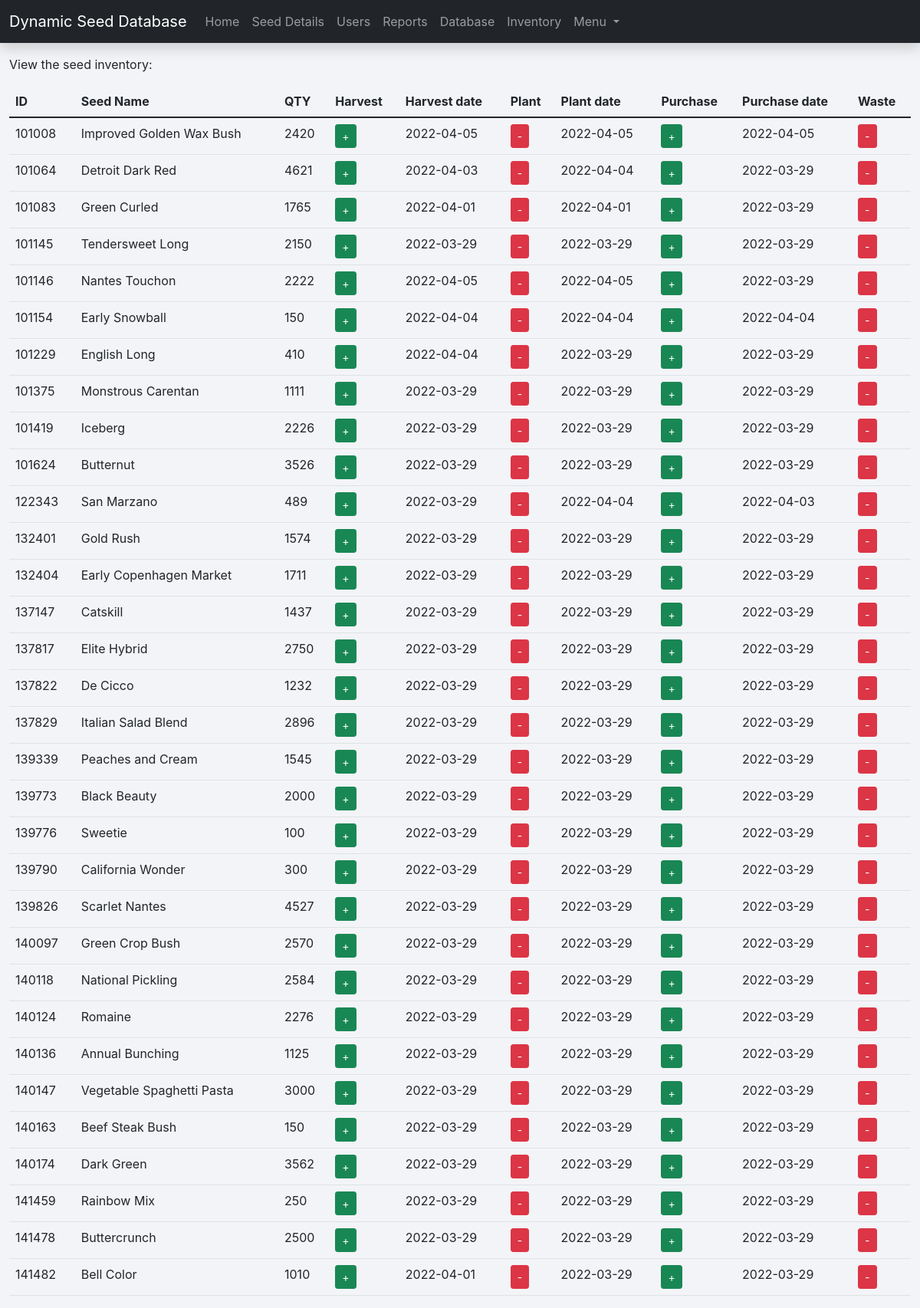
The page /inventory.php (signed in) on the database its author committed.
### tables this page shows
CREATE TABLE `seeds_inventory` (
  `seed_id` int(6) NOT NULL,
  `seed_name` varchar(30) NOT NULL,
  `quantity` int(6) NOT NULL,
  `plant_date` date NOT NULL,
  `harvest_date` date NOT NULL,
  `purchase_date` date NOT NULL
);

### inventory.php (the view, shortened to what this page needs)
<?php
$DATABASE_HOST = 'localhost';
$DATABASE_USER = 'phpmyadmin';
$DATABASE_PASS = 'root';
$DATABASE_NAME = 'dynamic_seed_management';
$con = mysqli_connect($DATABASE_HOST, $DATABASE_USER, $DATABASE_PASS, $DATABASE_NAME);
$stmt = $con->prepare('SELECT password, isAdmin FROM user WHERE id = ?');
$stmt->bind_param('i', $_SESSION['id']);
$stmt->execute();
$stmt->bind_result($password, $isAdmin);
?>
<!DOCTYPE html>
<html>
	<head>
		<link href="style.css" rel="stylesheet" type="text/css">
		<link rel="stylesheet" href="https://use.fontawesome.com/releases/v5.7.1/css/all.css">
    	<link href="https://cdn.jsdelivr.net/npm/bootstrap@5.1.3/dist/css/bootstrap.min.css"
			  rel="stylesheet"
>
	</head>
	<body class="loggedin">
		<nav class="navbar navbar-expand-lg navbar-dark bg-dark shadow">
		  <div class="container-fluid">
			<a class="navbar-brand" href="#">Dynamic Seed Database</a>
			<div class="collapse navbar-collapse" id="navbarNavDropdown">
			  <ul class="navbar-nav">
				<li class="nav-item">
				  <a class="nav-link" aria-current="page" href="home.php">Home</a>
				</li>
				<li class="nav-item">
				  <a class="nav-link" href="seed-page.php">Seed Details</a>
				</li>
				<?php
				if ($isAdmin == 'yes') {
				echo  '<li class="nav-item active"><a class="nav-link" href="users.php">Users</a></li>',
					  '<li class="nav-item"><a class="nav-link" href="alert-and-report.php">Reports</a></li>';
				} ?>
				  <li class="nav-item"><a class="nav-link" href="seed-database.php">Database</a></li>
				<li class="nav-item">
				  <a class="nav-link" href="inventory.php">Inventory</a>
				</li>
				<li class="nav-item dropdown">
				  <a class="nav-link dropdown-toggle" href="#" id="navbarDropdownMenuLink" role="button" data-bs-toggle="dropdown" aria-expanded="false">
					Menu
				  </a>
				</li>
			  </ul>
			</div>
		  </div>
		</nav>
		<div class="mt-3">
			<div class="container-fluid">
				<p>	View the seed inventory: <br></p>
				<table class="table">
					<thead>
					<tr>
						<th scope="col">ID</th>
						<th scope="col">Seed Name</th>
						<th scope="col">QTY</th>
						<th scope="col">Harvest</th>
						<th scope="col">Harvest date</th>
						<th scope="col">Plant</th>
						<th scope="col">Plant date</th>
						<th scope="col">Purchase</th>
						<th scope="col">Purchase date</th>
						<th scope="col">Waste</th>
					</tr>
					</thead>
					<?php
					$query = mysqli_query($con, "SELECT * FROM seeds_inventory ORDER by seed_id");
					while($row = mysqli_fetch_assoc($query)){ ?>
					<tr>
						<td><?php echo $row['seed_id']; ?></td>
						<td><?php echo $row['seed_name']; ?></td>
						<td><?php echo $row['quantity']; ?></td>
						<td><a href="add-quantity.php?seed_id=<?php echo $row["seed_id"]; ?>" class="btn btn-success btn-sm text-decoration-none">+</a></td>
						<td><?php echo $row['harvest_date']; ?></td>
						<td><a href="remove-quantity.php?seed_id=<?php echo $row["seed_id"]; ?>" class="btn btn-danger btn-sm text-decoration-none">-</a></td>
						<td><?php echo $row['plant_date']; ?></td>
						<td><a href="purchase-quantity.php?seed_id=<?php echo $row["seed_id"]; ?>" class="btn btn-success btn-sm text-decoration-none">+</a></td>
						<td><?php echo $row['purchase_date']; ?></td>
						<td><a href="wasted-quantity.php?seed_id=<?php echo $row["seed_id"]; ?>" class="btn btn-danger btn-sm text-decoration-none">-</a></td>
					</tr>
					<?php } ?>
				</table>
			</div>
		</div>
	</body>
</html>

### style.css (style rules this page uses)
* { box-sizing: border-box; font-family: -apple-system, BlinkMacSystemFont, "segoe ui", roboto, oxygen, ubuntu, cantarell, "fira sans", "droid sans", "helvetica neue", Arial, sans-serif; font-size: 16px; -webkit-font-smoothing: antialiased; -moz-osx-font-smoothing: grayscale; }
body { background-color: #212529; }
body.loggedin { background-color: #f3f4f7; }

### rows shown on the page
seeds_inventory: seed_id "101008", seed_name "Improved Golden Wax Bush", quantity "2420", harvest_date "2022-04-05", plant_date "2022-04-05", purchase_date "2022-04-05"
seeds_inventory: seed_id "101064", seed_name "Detroit Dark Red", quantity "4621", harvest_date "2022-04-03", plant_date "2022-04-04", purchase_date "2022-03-29"
seeds_inventory: seed_id "101083", seed_name "Green Curled", quantity "1765", harvest_date "2022-04-01", plant_date "2022-04-01", purchase_date "2022-03-29"
seeds_inventory: seed_id "101145", seed_name "Tendersweet Long", quantity "2150", harvest_date "2022-03-29", plant_date "2022-03-29", purchase_date "2022-03-29"
seeds_inventory: seed_id "101146", seed_name "Nantes Touchon", quantity "2222", harvest_date "2022-04-05", plant_date "2022-04-05", purchase_date "2022-03-29"
seeds_inventory: seed_id "101154", seed_name "Early Snowball", quantity "150", harvest_date "2022-04-04", plant_date "2022-04-04", purchase_date "2022-04-04"
seeds_inventory: seed_id "101229", seed_name "English Long", quantity "410", harvest_date "2022-04-04", plant_date "2022-03-29", purchase_date "2022-03-29"
seeds_inventory: seed_id "101375", seed_name "Monstrous Carentan", quantity "1111", harvest_date "2022-03-29", plant_date "2022-03-29", purchase_date "2022-03-29"
seeds_inventory: seed_id "101419", seed_name "Iceberg", quantity "2226", harvest_date "2022-03-29", plant_date "2022-03-29", purchase_date "2022-03-29"
seeds_inventory: seed_id "101624", seed_name "Butternut", quantity "3526", harvest_date "2022-03-29", plant_date "2022-03-29", purchase_date "2022-03-29"
seeds_inventory: seed_id "122343", seed_name "San Marzano", quantity "489", harvest_date "2022-03-29", plant_date "2022-04-04", purchase_date "2022-04-03"
seeds_inventory: seed_id "132401", seed_name "Gold Rush", quantity "1574", harvest_date "2022-03-29", plant_date "2022-03-29", purchase_date "2022-03-29"
seeds_inventory: seed_id "132404", seed_name "Early Copenhagen Market", quantity "1711", harvest_date "2022-03-29", plant_date "2022-03-29", purchase_date "2022-03-29"
seeds_inventory: seed_id "137147", seed_name "Catskill", quantity "1437", harvest_date "2022-03-29", plant_date "2022-03-29", purchase_date "2022-03-29"
seeds_inventory: seed_id "137817", seed_name "Elite Hybrid", quantity "2750", harvest_date "2022-03-29", plant_date "2022-03-29", purchase_date "2022-03-29"
seeds_inventory: seed_id "137822", seed_name "De Cicco", quantity "1232", harvest_date "2022-03-29", plant_date "2022-03-29", purchase_date "2022-03-29"
seeds_inventory: seed_id "137829", seed_name "Italian Salad Blend", quantity "2896", harvest_date "2022-03-29", plant_date "2022-03-29", purchase_date "2022-03-29"
seeds_inventory: seed_id "139339", seed_name "Peaches and Cream", quantity "1545", harvest_date "2022-03-29", plant_date "2022-03-29", purchase_date "2022-03-29"
seeds_inventory: seed_id "139773", seed_name "Black Beauty", quantity "2000", harvest_date "2022-03-29", plant_date "2022-03-29", purchase_date "2022-03-29"
seeds_inventory: seed_id "139776", seed_name "Sweetie", quantity "100", harvest_date "2022-03-29", plant_date "2022-03-29", purchase_date "2022-03-29"
seeds_inventory: seed_id "139790", seed_name "California Wonder", quantity "300", harvest_date "2022-03-29", plant_date "2022-03-29", purchase_date "2022-03-29"
seeds_inventory: seed_id "139826", seed_name "Scarlet Nantes", quantity "4527", harvest_date "2022-03-29", plant_date "2022-03-29", purchase_date "2022-03-29"
seeds_inventory: seed_id "140097", seed_name "Green Crop Bush", quantity "2570", harvest_date "2022-03-29", plant_date "2022-03-29", purchase_date "2022-03-29"
seeds_inventory: seed_id "140118", seed_name "National Pickling", quantity "2584", harvest_date "2022-03-29", plant_date "2022-03-29", purchase_date "2022-03-29"
seeds_inventory: seed_id "140124", seed_name "Romaine", quantity "2276", harvest_date "2022-03-29", plant_date "2022-03-29", purchase_date "2022-03-29"
seeds_inventory: seed_id "140136", seed_name "Annual Bunching", quantity "1125", harvest_date "2022-03-29", plant_date "2022-03-29", purchase_date "2022-03-29"
seeds_inventory: seed_id "140147", seed_name "Vegetable Spaghetti Pasta", quantity "3000", harvest_date "2022-03-29", plant_date "2022-03-29", purchase_date "2022-03-29"
seeds_inventory: seed_id "140163", seed_name "Beef Steak Bush", quantity "150", harvest_date "2022-03-29", plant_date "2022-03-29", purchase_date "2022-03-29"
seeds_inventory: seed_id "140174", seed_name "Dark Green", quantity "3562", harvest_date "2022-03-29", plant_date "2022-03-29", purchase_date "2022-03-29"
seeds_inventory: seed_id "141459", seed_name "Rainbow Mix", quantity "250", harvest_date "2022-03-29", plant_date "2022-03-29", purchase_date "2022-03-29"
seeds_inventory: seed_id "141478", seed_name "Buttercrunch", quantity "2500", harvest_date "2022-03-29", plant_date "2022-03-29", purchase_date "2022-03-29"
seeds_inventory: seed_id "141482", seed_name "Bell Color", quantity "1010", harvest_date "2022-04-01", plant_date "2022-03-29", purchase_date "2022-03-29"
